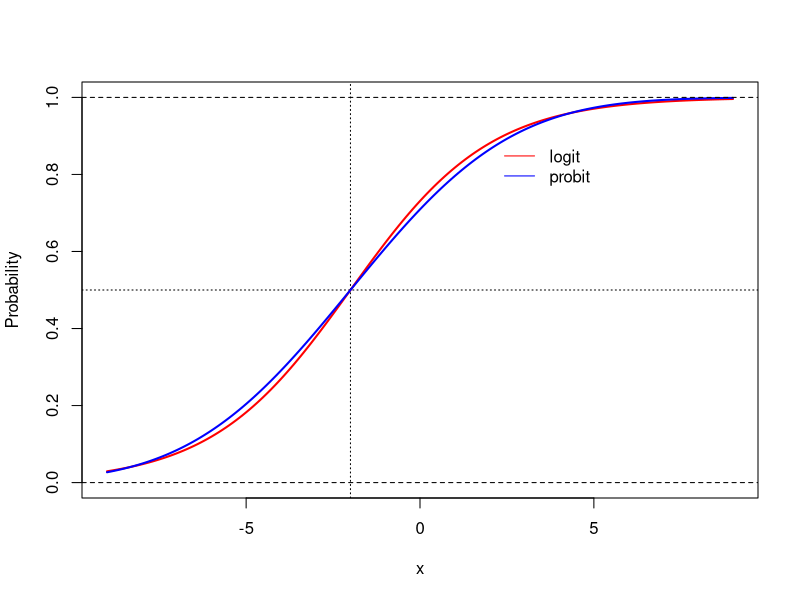
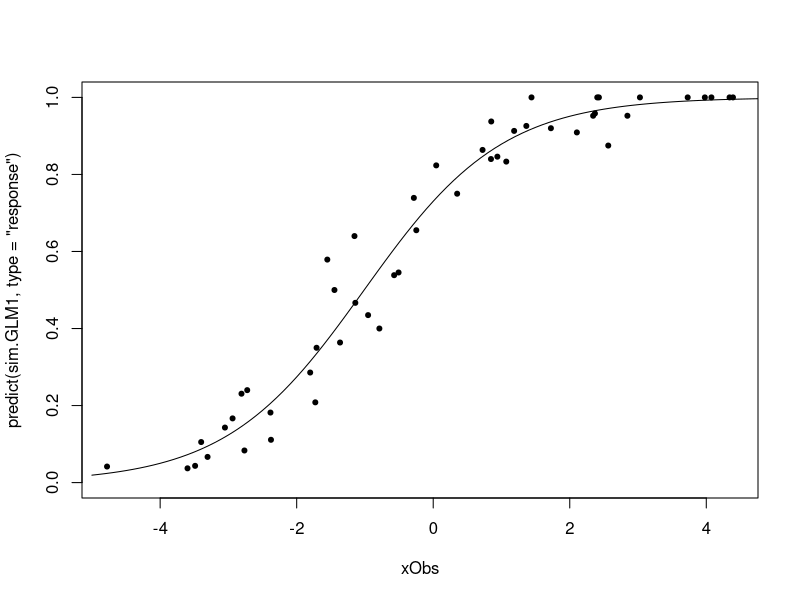
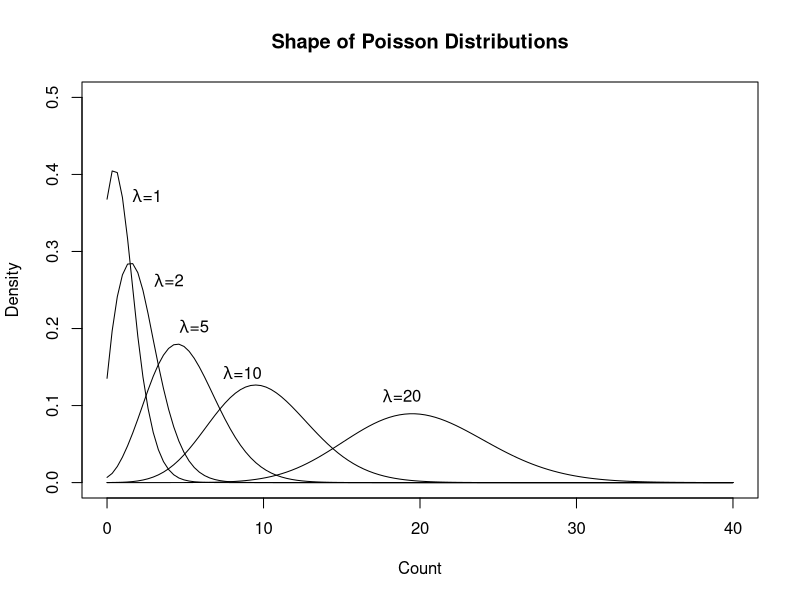
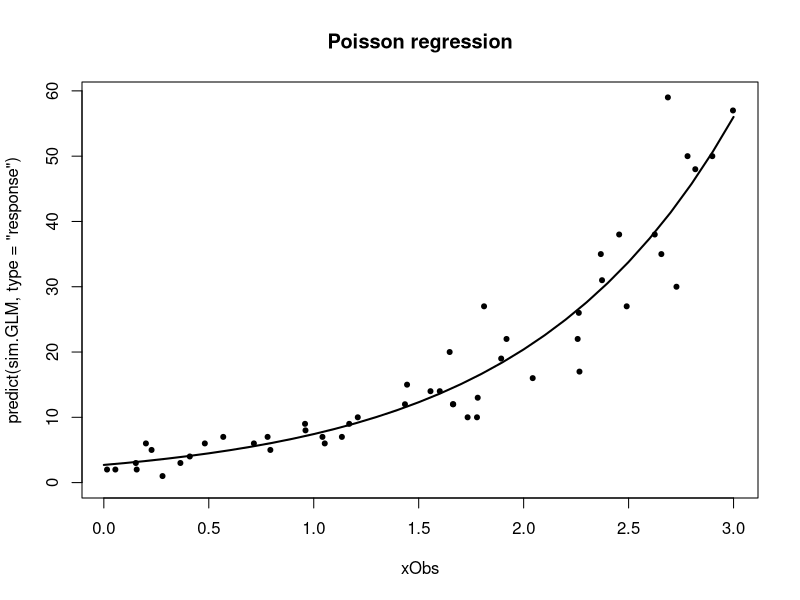
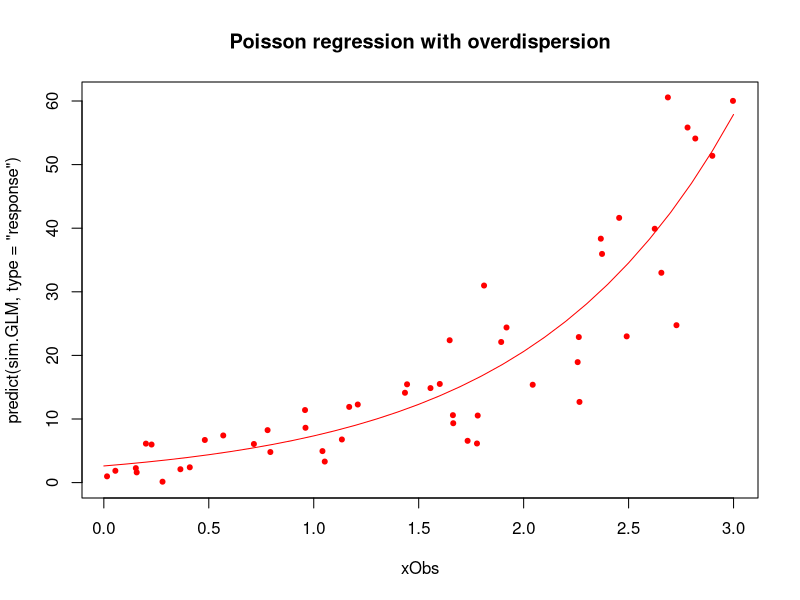
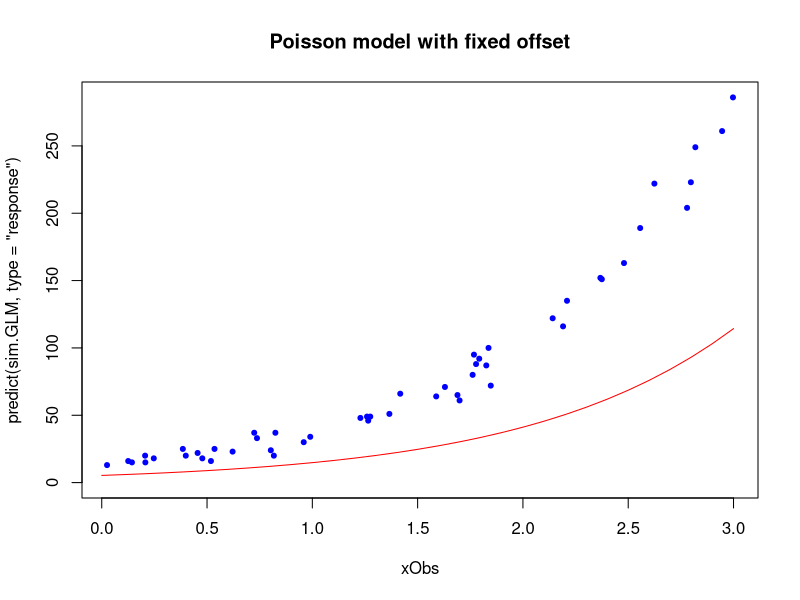

These charts were generated, in order, by the following R code: (Note: this script raises an error after producing the figures.)
## ---- chunk 1
x <- seq(-9,9,by=0.1)

a <- 1      #Intercept
b <- 0.5   # slope

logit <- a+b*x
prob <- 1/(1+exp(-(logit)))
## ---- chunk 2
plot(x,prob,type="l",ylim=c(0,1),col="red",lwd=2,
     ylab="Probability")

abline(v=-a/b,lty=3)            # 0.5 prob point is at -a/b
abline(h=0.5,lty=3)
##  Overlay probit curve
p2lScale <- sqrt(pi^2/3)                 # Scale to match variance of logit and probit functions
prob <- pnorm(logit/p2lScale)            # This is the probit
lines(x,prob,col="blue",lwd=2)
abline(h=c(0,1),lty=2)
legend(2,0.9, legend=c("logit","probit"), lty=1, col=c("red","blue"),bty="n")
## ---- chunk 3
rm(list=ls(all=TRUE))
a <- 1; b <- 1                              # Increase slope to see increasing discrimination power
nObs <- 50                                  # Reduce number of observations to see instability of results
#nSize <- rep(1,nObs)                       # Binary distribution
nSize <- rpois(nObs,lambda=20)+1            # Binomial distribution's population at risk
xObs <- runif(nObs,-5,5)                    # Random X
yObs <- vector(mode="numeric", length=nObs) # Initialize vector for Probs

## Generate random 0/1 or rates with given probability and population at risk
yProb <- 1/(1+exp(-(a+b*xObs)))             # Get probabilities by inverse logit in linear predictor
for (i in 1:nObs) {                         # Simulate binomial distributed counts
  yObs[i] <- rbinom(1, nSize[i], yProb[i])
  }
(simDF <- data.frame(yObs, yProb, nSize, xObs))[1:10,]
## ---- chunk 4
rate <- yObs/nSize
sim.GLM1 <- glm( rate ~ xObs, weights=nSize,     # Rates specification with 
               family=binomial(link="logit"),    # population at risk weights 
               data=simDF)     
summary(sim.GLM1)

## ---- chunk 5
plot(xObs, predict(sim.GLM1, type="response"), ylim=c(0,1), type="n")
if (sum(nSize - rep(1,nObs))==0) {             # For binary model
    rug(xObs[yObs==0],side=1)
    rug(xObs[yObs==1],side=3)
  } else {                                     # For binomial model with rates
    points(xObs,yObs/nSize, pch=20) }

## Add predicted line
lines( seq(-5,5,by=0.1),
       predict(sim.GLM1,newdata=data.frame(xObs=seq(-5,5,by=0.1)),type="response"))
## ---- chunk 6
plot(0:40,dpois(0:40,1), xlab="Count", ylab="Density", ylim=c(0,0.5), type="n",
     main="Shape of Poisson Distributions")
for (i in c(1,2,5,10,20)) lines(spline(0:40,dpois(0:40,i)))
text(1, 0.37, expression(lambda,"  =1"),pos=4)
text(2.4, 0.26, expression(lambda,"  =2"),pos=4)
text(4, 0.20, expression(lambda,"  =5"),pos=4)
text(6.8, 0.14, expression(lambda,"  =10"),pos=4)
text(17, 0.11, expression(lambda,"  =20"),pos=4)
## ---- chunk 7
nObs <- 50
a <- 1; b <- 1
xLow <- 0; xHi <- 3
# Generate Data
xObs <- runif(nObs,xLow,xHi)
lambda <- exp(a+b*xObs)           # inverse link function "exp" for Poisson GLM
yObs <- rep(0,nObs)               # initialize output vector
for (i in 1:nObs) {               # simulate counts subject to expectation lambda
  yObs[i] <- rpois(1,lambda[i])
  }
(simDF <- data.frame(yObs,lambda,xObs))[1:10,]
## ---- chunk 8
sim.GLM <- glm(yObs~xObs, family=poisson(link="log"), data=simDF)
summary(sim.GLM)
## ---- chunk 9
plot(xObs, predict(sim.GLM,type="response"), ylim=c(0,max(simDF$yObs)), type="n",
     main="Poisson regression")
points(xObs,yObs,pch=20)
lines( seq(xLow,xHi,by=0.1),
       predict(sim.GLM,newdata=data.frame(xObs=seq(xLow,xHi,by=0.1)),type="response"),
       lwd=2)
## ---- chunk 10
addSpread <- runif(nObs, 0, sqrt(lambda))
yObs[yObs < lambda] <- yObs[yObs < lambda] - addSpread[yObs < lambda]
yObs[yObs > lambda] <- yObs[yObs > lambda] + addSpread[yObs > lambda]
yObs[yObs < 0] <- 0
(simDF <- data.frame(yObs,lambda,xObs,addSpread))[1:10,]
## ---- chunk 11
sim.GLM <- glm(yObs~xObs, family=quasipoisson, data=simDF)  # log of offset important
summary(sim.GLM)
## ---- chunk 12
plot(xObs, predict(sim.GLM,type="response"), ylim=c(0,max(simDF$yObs)), type="n",
     main="Poisson regression with overdispersion")
points(xObs,yObs,pch=20, col="red")
lines( seq(xLow,xHi,by=0.1),
       predict(sim.GLM,newdata=data.frame(xObs=seq(xLow,xHi,by=0.1)),type="response"),
       col="red")
## ---- chunk 13
rm(list=ls(all=TRUE))
nObs <- 50
a <- 1; b <- 1
xLow <- 0; xHi <- 3

# Generate Data
xObs <- runif(nObs,xLow,xHi)
shift <- rep(5,nObs)                # Shifts lambda by factor 5
lambda <- exp(a+b*xObs+log(shift))  # the Offset is on the same scale as expected counts
yObs <- rep(0,nObs)
for (i in 1:nObs) {
  yObs[i] <- rpois(1,lambda[i])
  }
(simDF <- data.frame(yObs,lambda,xObs,shift))[1:10,]
## ---- chunk 14
sim.GLM <- glm(yObs~xObs, family=poisson(link="log"), offset=log(shift), data=simDF)  # log of offset important
summary(sim.GLM)
## ---- chunk 15
plot(xObs, predict(sim.GLM,type="response"), ylim=c(0,max(simDF$yObs)), type="n",
     main="Poisson model with fixed offset")
points(xObs,yObs,pch=20, col="blue")
lines(seq(xLow, xHi, by=0.1), predict(sim.GLM, type="response",
                              newdata=data.frame(xObs=seq(xLow, xHi, by=0.1), shift=2)), col="red")
## ---- chunk 16
setwd("G:\\UTD_Classes\\2020Spring\\GISC7310_AdvancedDataAnalysis\\08The Generalized Linear Model")
berlin <- foreign::read.spss("bmigvec91_92.sav", use.value.labels=TRUE, to.data.frame=TRUE)
str(berlin)
## ---- chunk 17
attach(berlin)
i <- org
j <- dest

lnpi91 <- log(poporg91)
lnpj91 <- log(popdest91)

lnpi92 <- log(poporg92)
lnpj92 <- log(popdest92)

lnmij91 <- mij91
lnmij91[mij91 >0 ] <- log(mij91[mij91 >0 ])

lndij <- dij                         # Make sure that the log(dij=0) is treated properly
lndij[dij > 0] <- log(dij[dij > 0])  # dij = 0 remains zero
## ---- chunk 18
mod01 <- glm(mij92 ~ lnpi92+lnpj92+lndij, weights = cwt, data=berlin, family = poisson(log)) 
summary(mod01)
## ---- chunk 19
mod01b <- glm(mij92 ~ lnpi92+lnpj92+lndij, weights = cwt, data=berlin, family =quasipoisson)
summary(mod01b)
## ---- chunk 20
mod02 <- glm(mij92 ~ lnpi92+lnpj92+lndij, offset=lnmij91, weights = cwt, data=berlin, family = poisson(log))
summary(mod02)
## ---- chunk 21
bymedian <- with(berlin, reorder(i, dij, median))
boxplot(dij ~ bymedian, subset=(i!=j), data=berlin,
        main="Distance Distribution from Each District")
## ---- chunk 22
mod03 <- glm(mij92 ~ lnpi92+lnpj92+ lndij+lndij:i, weights = cwt, data=berlin, family = poisson, contrast = list(i="contr.sum"))
summary.glm(mod03)
## ---- chunk 23
coef23 <- -sum(coef(mod03)[5:26])   # Get missing last distance decay parameter
data.frame(orgDist <- c(coef(mod03)[5:26],coef23))
